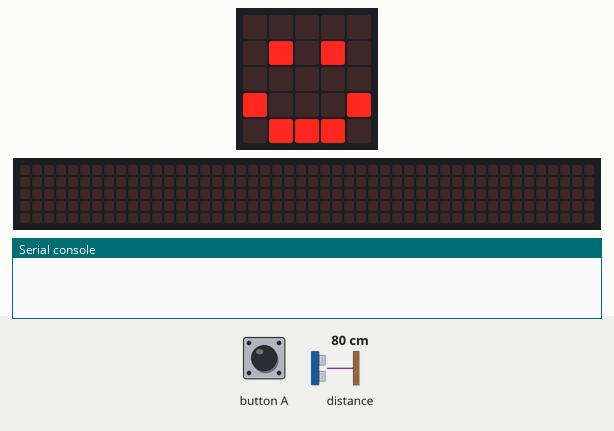
Bench run of a program on a simulated BBC micro:bit (MakeCode). On the bench: the board's 5×5 LED display, a strip that is not on the board, showing the scrolling text unrolled, the last lines printed to the serial console. Inputs (shaded band) come from the test bench; at power-on: distance to the obstacle 80 cm. No radio messages arrive unless stated (any console line starting 'radio sent:' is added by the test bench); the 48×5 strip is a reading aid, not a part: it shows the text the display is scrolling, unrolled, one strip-width of it at a time.

Above: at 1.8 s.
1.9 s: button A pressed for 0.15 s
At 5.4 s:
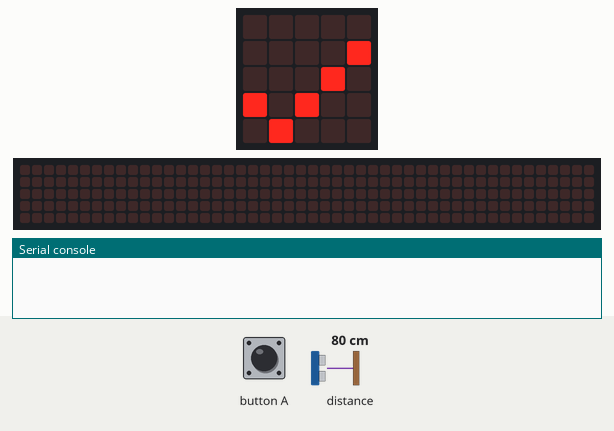
5.6 s: distance to the obstacle set to 120 cm
At 6.51 s:
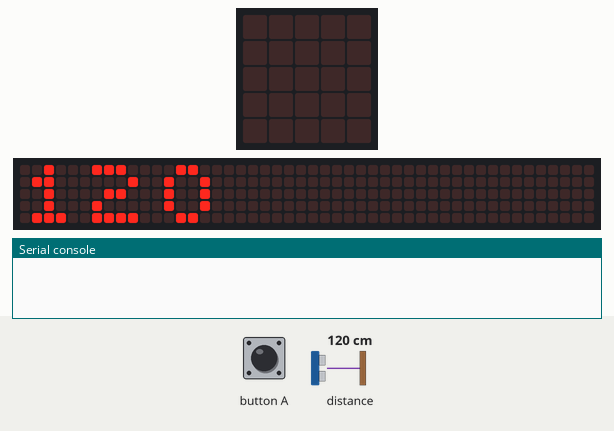
7.8 s: distance to the obstacle set to 4 cm
At 12.9 s:
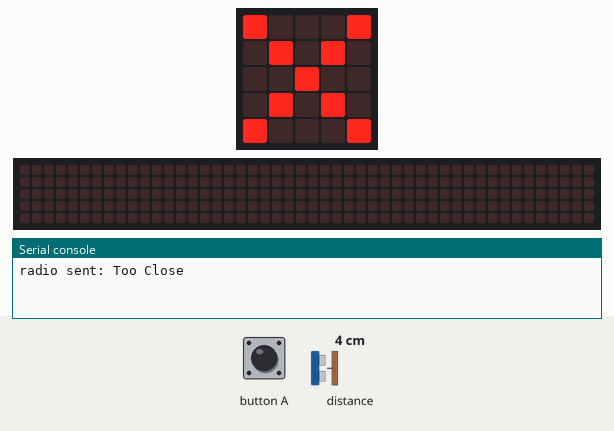
Timing chart, 0 to 14.0 s (numbered marks = the images above; inputs shaded):
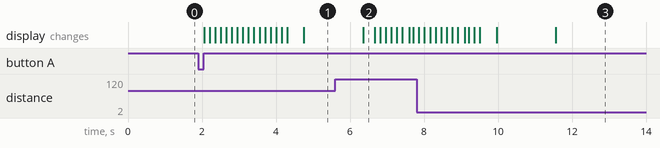

Measured:
- after the input at 1.9 s, the display: first changes after 0.16 s (image 1 shows a later state)
- after the input at 7.8 s, the display: first differs from a run without the input after 3.8 s (image 3)

The program:

main.ts
```typescript
// (licence header left out)
// variables
let distance = 0

// setup
radio.setGroup(9)
basic.showIcon(IconNames.Happy)

// button a
input.onButtonPressed(Button.A, function () {
    while (true) {
        distance = sonar.ping(DigitalPin.P8, DigitalPin.P12, PingUnit.Centimeters)

        // distance is less than 10
            if (distance < 10) {
                basic.clearScreen()
                radio.sendString("Too Close")
                basic.showIcon(IconNames.No)
                basic.pause(1000)

            } else {
                basic.clearScreen()
                basic.showNumber(distance)
                basic.showIcon(IconNames.Yes)
                basic.pause(1000)
            }
    }
})
```
